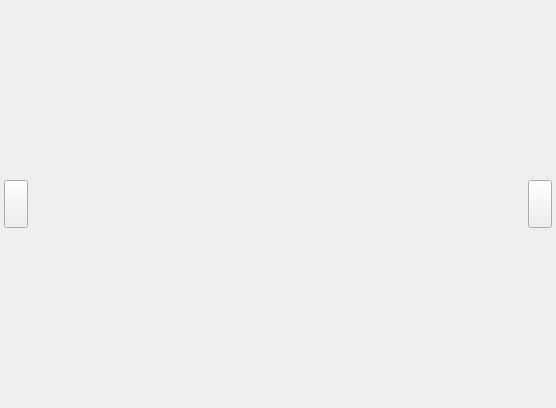
<?xml version="1.0" encoding="UTF-8"?>
<ui version="4.0">
 <class>Form</class>
 <widget class="QWidget" name="Form">
  <property name="geometry">
   <rect>
    <x>0</x>
    <y>0</y>
    <width>556</width>
    <height>408</height>
   </rect>
  </property>
  <property name="windowTitle">
   <string>Form</string>
  </property>
  <layout class="QGridLayout" name="gridLayout">
   <property name="leftMargin">
    <number>4</number>
   </property>
   <property name="topMargin">
    <number>4</number>
   </property>
   <property name="rightMargin">
    <number>4</number>
   </property>
   <property name="bottomMargin">
    <number>4</number>
   </property>
   <property name="spacing">
    <number>2</number>
   </property>
   <item row="0" column="0">
    <widget class="QWidget" name="widget" native="true">
     <layout class="QHBoxLayout" name="horizontalLayout">
      <property name="spacing">
       <number>0</number>
      </property>
      <property name="leftMargin">
       <number>0</number>
      </property>
      <property name="topMargin">
       <number>0</number>
      </property>
      <property name="rightMargin">
       <number>0</number>
      </property>
      <property name="bottomMargin">
       <number>0</number>
      </property>
      <item>
       <widget class="QPushButton" name="btn_prev">
        <property name="maximumSize">
         <size>
          <width>24</width>
          <height>48</height>
         </size>
        </property>
        <property name="text">
         <string/>
        </property>
        <property name="icon">
         <iconset resource="../icon.qrc">
          <normaloff>:/icon/img/svg_icons/chevron-left.svg</normaloff>:/icon/img/svg_icons/chevron-left.svg</iconset>
        </property>
       </widget>
      </item>
      <item>
       <widget class="QLabel" name="lab_image">
        <property name="maximumSize">
         <size>
          <width>500</width>
          <height>400</height>
         </size>
        </property>
        <property name="text">
         <string/>
        </property>
        <property name="pixmap">
         <pixmap resource="../pomoc.qrc">:/pomoc/img/pomoc/recording statistic 1.png</pixmap>
        </property>
        <property name="scaledContents">
         <bool>true</bool>
        </property>
       </widget>
      </item>
      <item>
       <widget class="QPushButton" name="btn_next">
        <property name="maximumSize">
         <size>
          <width>24</width>
          <height>48</height>
         </size>
        </property>
        <property name="text">
         <string/>
        </property>
        <property name="icon">
         <iconset resource="../icon.qrc">
          <normaloff>:/icon/img/svg_icons/chevron-right.svg</normaloff>:/icon/img/svg_icons/chevron-right.svg</iconset>
        </property>
       </widget>
      </item>
     </layout>
    </widget>
   </item>
  </layout>
 </widget>
 <resources>
  <include location="../pomoc.qrc"/>
  <include location="../icon.qrc"/>
 </resources>
 <connections/>
</ui>
